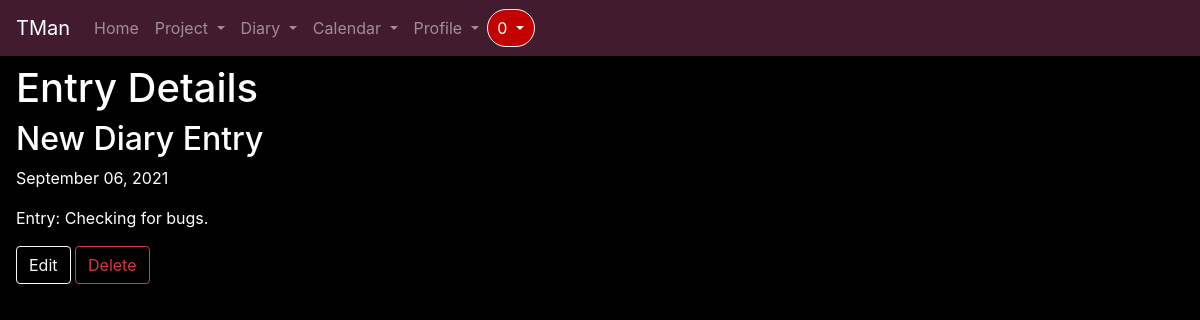
/diary/entry/1/ (signed in), run on the app's committed database.
### diary/models.py (models this page shows, shortened)
class Entry(models.Model):
    title = models.CharField(max_length=30)
    date = models.DateTimeField(auto_now_add=True)
    author = models.ForeignKey(User, on_delete=models.CASCADE)
    content = models.TextField()

### diary/views.py (the view)
# urls.py: path('entry/<int:pk>/', EntryDetailView.as_view(), name='entry-detail'),
class EntryDetailView(LoginRequiredMixin, DetailView):
    model = Entry

### projects/templatetags/custom_tags.py (called while the page is built)
@register.inclusion_tag('users/show_notifs.html', takes_context=True)
def show_notifs(context):
    request_user = context['request'].user
    notifs = Notification.objects.filter(to_user=request_user).exclude(notif_seen=True).order_by('-date')
    return {'notifs':notifs}

### diary/templates/diary/entry_detail.html (shortened to what this page needs)
{% extends "projects/base.html" %}
    {% block content %}
    <h1 class="ml-3 mb-2 mt-2" style="color:white;">Entry Details</h1>
    <div class="ml-3 mb-2" style="color:white;">
        <h2>{{ object.title }}</h2>
        <p>{{ object.date|date:"F d, Y" }}</p>
        <p>Entry: {{ object.content }}</p>
        <a class="btn btn-outline-light" href="{% url 'entry-update' object.id %}">Edit</a>
        <a class="btn btn-outline-danger" href="{% url 'entry-delete' object.id%}">Delete</a>
    </div>
    {% endblock content %}

### data on the page
Entry: title "New Diary Entry", date "September 06, 2021", content "Checking for bugs."

### other printed values
{{ notifs.count }} "0"
